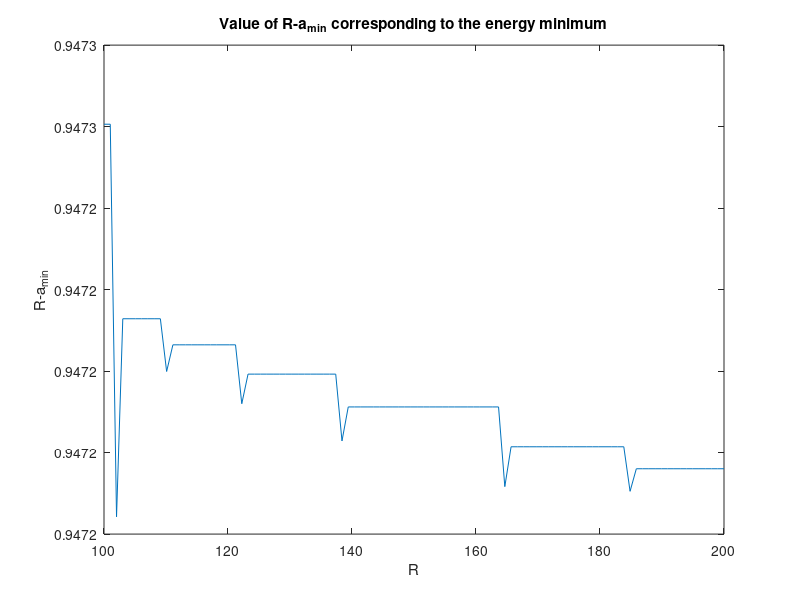

The MATLAB source for this figure:
%Nov 3rd 2016

%Plots R-amin to show it approaches .95 in the limiting case (R Large)
%   Defining energy as an integral function w.r.t. 'a' 
%   using 'fminsearch'

clear all
close all

eps = 1;        %Depth of Potential Well
sig = 1;        %Distance for which inter-particle potential is zero
rho = 1;        %Density
m = 100;        %number of R-values
Rleft = 100;
Rright = 200;
R = linspace(Rleft,Rright,m);   %R from 8 to 10 with 100 values
aGuess = Rleft-0.95;        %scale for number of a-values wrt largest R
deltaR = (Rright-Rleft)/(m-1);
Emin = zeros(1,m);
amin = zeros(1,m);

for i = 1:m
    LJ = @(d) eps*((sig./d).^12 - 2*(sig./d).^6);
        
    %LJ evaluated at distance from (a,0) to R(cos(theta),sin(theta))
    V = @(s,a) rho*LJ(sqrt((a-R(i).*cos(s/R(i))).^2 ...
            + R(i).^2.*sin(s/R(i)).^2));
        
    %Integral that evalutes total Van der Waal interaction between
    %   point at (a,0) and circle with radius R
    E = @(a) integral(@(s) V(s,a),0,2*pi*R(i));
    options = optimset('TolFun',1e-8);
    [amin(i),Emin(i)] = fminsearch(E,aGuess,options);
    aGuess = amin(i)+deltaR;
end

% figure(1)
% plot(R,Emin);
% title('Minimum Energy');
% xlabel('R');
% ylabel('E_{min}');

figure(2)
plot(R,R-amin);
title('Value of R-a_{min} corresponding to the energy minimum');
xlabel('R');
ylabel('R-a_{min}');

% figure(3)
% plot(R,amin);
% title('Value of a_{min} corresponding to the energy minimum');
% xlabel('R');
% ylabel('a_{min}');

%save('resutlsLimitingTest.mat')